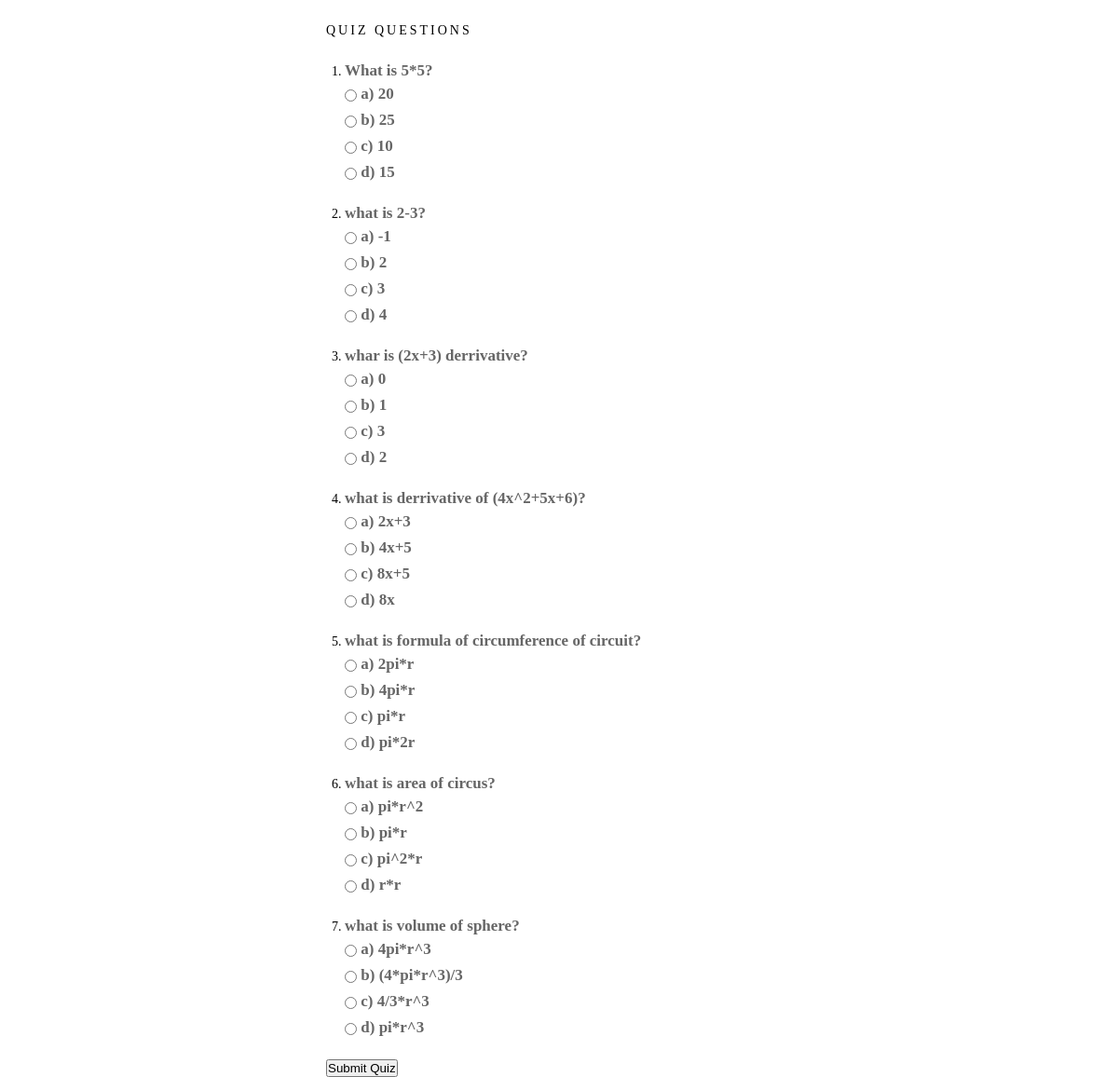
Screenshot of /Quiz/quizs.php with the database file from the repository.
### tables this page shows
CREATE TABLE IF NOT EXISTS `questions` (
  `question_id` int(8) NOT NULL AUTO_INCREMENT,
  `question` varchar(500) NOT NULL,
  `answer_a` varchar(300) NOT NULL,
  `answer_b` varchar(300) NOT NULL,
  `answer_c` varchar(300) NOT NULL,
  `answer_d` varchar(300) NOT NULL,
  `correct_answer` varchar(300) NOT NULL,
  `point` double NOT NULL,
  `quiz_id` int(8) NOT NULL,
  PRIMARY KEY (`question_id`),
  UNIQUE KEY `in_question_id` (`question_id`),
  KEY `fk_qz_id` (`quiz_id`)
);

### Quiz/quizs.php (the view, shortened to what this page needs)
<!DOCTYPE html>
<html>
<head>
	<link rel="stylesheet" type="text/css" href="css/style.css" />
</head>
<body>
	<div id="page-wrap">
		<h1>Quiz Questions</h1>
		<form action="grade.php" method="post" id="quiz">
            <ol>
                  <?php
$quer=mysql_query("select @i:=@i+1 as rownum, q.* from questions q where q.quiz_id=1");
while ($row=mysql_fetch_array($quer))
{
    echo "<li>";
	echo "<h3>".$row['question']."<h3>";
	echo '<div><input type="radio" name="'.$row['rownum'].'" value="a">'.'<label for="question"> a) '.$row['answer_a'].'</label></div>';
	echo '<div><input type="radio" name="'.$row['rownum'].'" value="b">'.'<label for="question"> b) '.$row['answer_b'].'</label></div>';
	echo '<div><input type="radio" name="'.$row['rownum'].'" value="c">'.'<label for="question"> c) '.$row['answer_c'].'</label></div>';
	echo '<div><input type="radio" name="'.$row['rownum'].'" value="d">'.'<label for="question"> d) '.$row['answer_d'].'</label></div>';
	echo "</li>";
}
?>
            </ol>
            <input type="submit" value="Submit Quiz" />
		</form>
	</div>
</body>
</html>

### Quiz/css/style.css (style rules this page uses)
* { margin: 0; padding: 0; }
body { font: 14px Georgia, serif; }
#page-wrap { width: 500px; margin: 0 auto; }
h1 { margin: 25px 0; font: 14px Georgia, Serif; text-transform: uppercase; letter-spacing: 3px; }
#quiz input { vertical-align: middle; }
#quiz ol { margin: 0 0 10px 20px; }
#quiz ol li { margin: 0 0 20px 0; }
#quiz ol li div { padding: 4px 0; }
#quiz h3 { font-size: 17px; margin: 0 0 1px 0; color: #666; }

### rows the page displays
questions: question "What is 5*5?", answer_a "20", answer_b "25", answer_c "10", answer_d "15"
questions: question "what is 2-3?", answer_a "-1", answer_b "2", answer_c "3", answer_d "4"
questions: question "whar is (2x+3) derrivative?", answer_a "0", answer_b "1", answer_c "3", answer_d "2"
questions: question "what is derrivative of (4x^2+5x+6)?", answer_a "2x+3", answer_b "4x+5", answer_c "8x+5", answer_d "8x"
questions: question "what is formula of circumference of circuit?", answer_a "2pi*r", answer_b "4pi*r", answer_c "pi*r", answer_d "pi*2r"
questions: question "what is area of circus?", answer_a "pi*r^2", answer_b "pi*r", answer_c "pi^2*r", answer_d "r*r"
questions: question "what is volume of sphere?", answer_a "4pi*r^3", answer_b "(4*pi*r^3)/3", answer_c "4/3*r^3", answer_d "pi*r^3"
